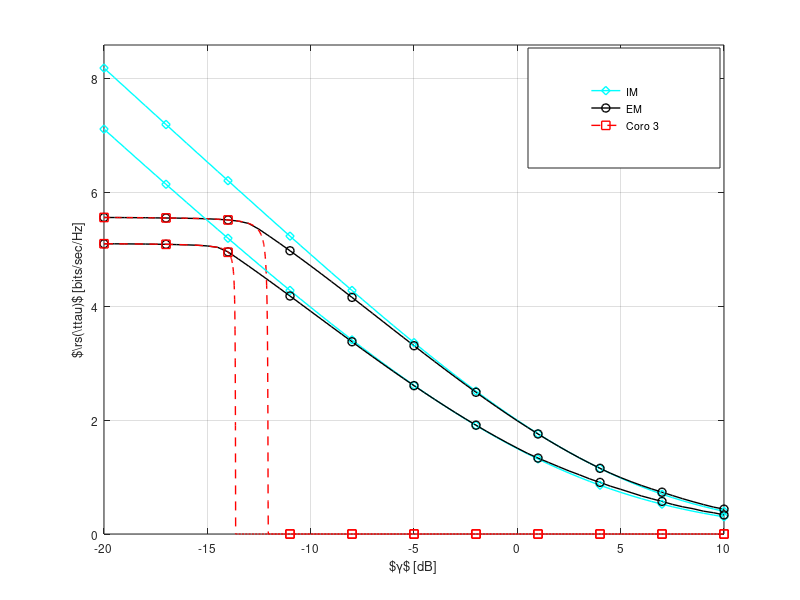

The MATLAB source for this figure: (Note: this script raises an error after producing the figure.)
%                                
%        Description: This m-file considers the variation of optimum throughput
%        determined from the Estimation-Throughput tradeoff for the fading channel.  
%        (When an outage constraint is established over the power received at PR)      
%
%        Clearly the regulated power is distributed according non central
%        chi-2 distribution. However to simplify the analysis we
%        approximate the non central distribution against the Gamma
%        distribution.
%        
%        The simulation is performed to show the following:
%        1) Analyse the optimum throughput vs received SNR
%
%        Created on: 04.08.15
%        Revision History: 04.08.15 --> File generated   
%  
%%%%%%%%%%%%%%%%%%%%%%%%%%%%%%%%%%%%%%%%%%%%%%%%%%%%%%%%%%%%%%%%%%%%%%%%%%%

clear all;
close all;
clc;

                                              % Enable( = 1) to perform simulation, theoretical analysis
th = 00;                                      % disable ( = 0) to plot curves, data is read from a file
alt = 00;                                     % Theoretical anaylsis is also included of simulation as
                                              % numerical integration is involved
                                              
%%%%%%%%%%%%%%%%%%%%%%%%%%%%%%%%%%%%%%%%%%%%%%%%%%%%%%%%%%%%%%%%%%%%%%%%%%%
%   Parameters
%%%%%%%%%%%%%%%%%%%%%%%%%%%%%%%%%%%%%%%%%%%%%%%%%%%%%%%%%%%%%%%%%%%%%%%%%%%
P_tran = +00;                                        % Power transmitted by PR, the SNR received at ST can be 
                                                     % varried using this parameter
noise_power = -100;                                  % noise power -100 dBm
I_T = -110;                                          % Interference temperature -80 dBm
f_s = 1e6;                                           % 1 MHz one band
K = 0.1 * f_s;                                       % K = Total number of samples in a frame = T * f_s, T = 100 ms WRAN standard
%alpha_true_p1 = [120:-0.5:112.5,112.4:-0.01:90];    % (alt, m = 5) True Path loss between ST and PR  to achieve P_p = IT  
alpha_true_p1 = [120:-0.5:114.5,114.4:-0.01:90];    % (alt, m = 1) True Path loss between ST and PR  to achieve P_p = IT  
%alpha_true_p1 = [120:-0.5:90];                       % True Path loss between ST and PR  to achieve P_p = IT  
alpha_true_p2 = 090;
alpha_true_s = 080;                                  % True Path loss between ST and SR  to achieve P_p = IT  
epsilon = [0.10];                                    % Outage Probability constraint at PR


m_p = 1;                                             % Number of realizations of channel for the link ST-PR
m_s = 1;                                             % Number of realizations of channel for the link ST-SR 
P_reg_max = 10.^(-[00 10]/10);                        % Maximum Transmit Power Constraint
P_reg_min = 10^(-30/10);                             % Minimum Transmit Power Constraint

N_s = 10;                                            % Number of Pilot Symobols 

Opt_Exp_R_th = zeros(length(P_reg_max),...
    length(alpha_true_p1));                           % Optimum Expected throughput  
Opt_N_th = zeros(length(P_reg_max),...
    length(alpha_true_p1));                           % Optimum Estimation time  
Opt_P_reg_th = zeros(length(P_reg_max),...
    length(alpha_true_p1));                           % Optimum Controlled Power 
Opt_Exp_R_ga_th = zeros(length(P_reg_max),...
    length(alpha_true_p1));                           % Optimum Expected throughput  
Opt_N_ga_th = zeros(length(P_reg_max),...
    length(alpha_true_p1));                           % Optimum Estimation time  
Opt_P_reg_ga_th = zeros(length(P_reg_max),...
    length(alpha_true_p1));                           % Optimum Controlled Power 

snr = 10^(P_tran/10) * 10.^(-alpha_true_p1/10)...     % snr received at the PR
    / 10^(noise_power/10);


%%%%%%%%%%%%%%%%%%%%%%%%%%%%%%%%%%%%%%%%%%%%%%%%%%%%%%%%%%%%%%%%%%%%%%%%%%%
%   Theoretical analysis
%%%%%%%%%%%%%%%%%%%%%%%%%%%%%%%%%%%%%%%%%%%%%%%%%%%%%%%%%%%%%%%%%%%%%%%%%%%
if th  
    %% Theoretical parameters
    N_th = [10:1:39,40:5:100,110:10:500,520:30:3000];%,3000:100:10000];  % N = Total of samples used for estimation = tau * f_s (ms)
    num_tp = 5000;                             % Number of test points
    P_reg_th = zeros(1, length(N_th));          % Expected power regulated by ST
    Exp_R_th = zeros(1, length(N_th));          % Expected Throughput
    P_reg_ga_th = zeros(1,length(N_th));        % Expected power regulated by ST (applying Gamma Approximation)
    Exp_R_ga_th = zeros(1,length(N_th));        % Expected throughput (applying Gamma Approximation) 
    
    for i = 1:length(P_reg_max)    
       disp(strcat('P_reg_max = ',num2str(P_reg_max(i))));             

       for j = 1:length(snr)
           disp(strcat('snr = ',num2str(10*log10(snr(j)))));      
           parfor k=1:length(N_th)       
               %disp(strcat('N_th = ',num2str(N_th(k))));             

               P_reg_tmp = 0;
               P_reg_ga_tmp = 0;
               if 1 %% Method 2  -- Working But takes to long       
                    P_reg_tp = linspace(P_reg_max(i), P_reg_min, num_tp);
                    for l = 1:1:num_tp                      
                        func_prcvd = @(t) gammainc((10^(I_T/10) * 10^(P_tran/10)/P_reg_tp(l)...
                            + 10^(noise_power/10))./(10^(noise_power/10)/N_th(k)...
                            * (2 + 4 * t * snr(j))./(1 + t * snr(j))),...
                            N_th(k) * (1 + t * snr(j)).^2./(2 + 4 * t * snr(j)))*...
                            1/gamma(m_p) .* t.^(m_p - 1) * m_p^(m_p) .* exp(-m_p * t);
                        result = integral(func_prcvd, 0, 100);                
                        if result >= (1 - epsilon)
                            P_reg_tmp = P_reg_tp(l);                    
                            break;
                        end
                    end
                    P_reg_tmp =  min(P_reg_max(i), P_reg_tmp);
                               

                  %% Expected Rate
                    if 0
                        func_r_em = @(u) (K- N_th(k))/K * log2(1 + u * P_reg_tmp * 10^(-alpha_true_s/10) /...
                            10^(noise_power/10)) *...
                        1/gamma(m_s) * m_s^(m_s) .* u.^(m_s - 1) .* exp(-m_s * u);
                        Exp_R_th(k) = integral(func_r_em, 0, 100);
                    end
                    C_1 = calc_capacities_fad(10^(-alpha_true_p2/10)/10^(noise_power/10),...
                       10^(-alpha_true_s/10), P_reg_tmp, 10^(noise_power/10), N_th(k), N_s, m_p, m_s);
                    Exp_R_th(k) = (K- N_th(k))/K * C_1;
    
                    P_reg_th(k) = P_reg_tmp;
                        
                    %disp(strcat('Exp_R_th(k) = ',num2str(Exp_R_th(k)))); 
                    %disp(strcat('P_reg_th(k) = ',num2str(P_reg_th(k))));
               end

               if 0  %% Method 3 -- Approximating the first two moments of the distribution for Prcvd with 
                     %% the moments of Gamma distribution -- Not so Accurate for low SNR and for N > 1000

                    %% The mean and variance are determined from the moment generating function 
                    mean_nc = 10^(noise_power/10) * (1 + m_p * snr(j));
                    var_nc =  (10^(noise_power/10))^2/N_th(k) * (2 * + 4 * m_p *...
                        snr(j) + N_th(k) * m_s * (snr(j))^2);
                    % Parameters for Gamma distribution 
                    b = var_nc / mean_nc;
                    a = mean_nc / b;
                    P_reg_ga_tmp = 10^(I_T/10) * 10^(P_tran/10) / (b * gammaincinv((1 - epsilon),a) - 10^(noise_power/10));       
                %    P_reg_ga_tmp =  min(P_reg_max(i), P_reg_ga_tmp);
                    P_reg_ga_tmp =  max(P_reg_max(i), P_reg_ga_tmp);

                    
                  %% Expected Rate
                    if 0
                        func_r_em = @(u) (K- N_th(k))/K * log2(1 + u * P_reg_ga_tmp * 10^(-alpha_true_s/10) /...
                            10^(noise_power/10)) *...
                            1/gamma(m_s) * m_s^(m_s) .* u.^(m_s - 1) .* exp(-m_s * u);
                        Exp_R_ga_th(k) = integral(func_r_em, 0, 100);
                    end
                    C_1 = calc_capacities_fad(10^(-alpha_true_p2/10)/10^(noise_power/10),...
                        10^(-alpha_true_s/10), P_reg_ga_tmp, 10^(noise_power/10), N_th(k), N_s, m_p, m_s);
                    Exp_R_ga_th(k) = (K- N_th(k))/K * C_1;
                    P_reg_ga_th(k) = P_reg_ga_tmp;
                    %disp(strcat('Exp_R_ga_th(k) = ',num2str(Exp_R_ga_th(k)))); 
                    %disp(strcat('P_reg_ga_th(k) = ',num2str(P_reg_ga_th(k))));
               end 
            end
            %%%%%%%%%%%%%%%%%%%%%%%%%%%%%%%%%%%%%%%%%%%%%%%%%%%%%%%%%%%%%%%%%%%%%%%%%%%
            %   Finding optimum estimation time
            %%%%%%%%%%%%%%%%%%%%%%%%%%%%%%%%%%%%%%%%%%%%%%%%%%%%%%%%%%%%%%%%%%%%%%%%%%%
            % Optimum throughput for the ideal model
            [Opt_Exp_R_th(i,j) index] = max(Exp_R_th);
            Opt_P_reg_th(i,j) = P_reg_th(index);
            Opt_N_th(i,j) = N_th(index);            
            [Opt_Exp_R_ga_th(i,j) index] = max(Exp_R_ga_th);
            Opt_P_reg_ga_th(i,j) = P_reg_ga_th(index);
            Opt_N_ga_th(i,j) = N_th(index);
            
            disp(strcat('Opt_Exp_R_th = ',num2str(Opt_Exp_R_th(i,j)))); 
            disp(strcat('Opt_N_th = ',num2str(Opt_N_th(i,j))));
            disp(strcat('Opt_P_reg_th = ',num2str(Opt_P_reg_th(i,j))));
            disp(strcat('Opt_Exp_R_ga_th = ',num2str(Opt_Exp_R_ga_th(i,j)))); 
            disp(strcat('Opt_N_ga_th = ',num2str(Opt_N_ga_th(i,j))));                     
            disp(strcat('Opt_P_reg_ga_th = ',num2str(Opt_P_reg_ga_th(i,j))));
            save('results_opt_thr_vs_SNR_fading_m1_e10_SI_10_th.mat');
       end
   end
   quit;
end
if alt
    N_alt = 10:10:100000;   
    Exp_opt_R_alt = zeros(length(snr), length(P_reg_max));
    N_alt_opt = zeros(length(snr), length(P_reg_max));
    temp = zeros(1, length(N_alt));
    for j = 1:length(P_reg_max)
        for k = 1:length(snr)
           disp(strcat('snr = ',num2str(10*log10(snr(k)))));      
            parfor l=1:length(N_alt)
               warning off;     
               func_prcvd = @(t) gammainc((10^(I_T/10) * 10^(P_tran/10)/P_reg_max(j)...
                    + 10^(noise_power/10))./(10^(noise_power/10)/N_alt(l)...
                    * (2 + 4 * t * snr(k))./(1 + t * snr(k))),...
                    N_alt(l) * (1 + t * snr(k)).^2./(2 + 4 * t * snr(k)), 'upper')*...
                    1/gamma(m_p) .* t.^(m_p - 1) * m_p^(m_p) .* exp(-m_p * t);

              %% Determine the SNR that achieves the outage probability
                temp(l) = integral(func_prcvd, 0, 100);
            end                          

           [value index] = min(abs(temp - epsilon));  
           index;
           N_alt_opt(k,j) = N_alt(index); 
           if index ~= length(N_alt) & index ~= 1
               C_1  = calc_capacities_fad(10^(-alpha_true_p2/10)/10^(noise_power/10),...
                        10^(-alpha_true_s/10), P_reg_max(j), 10^(noise_power/10), N_alt(index), N_s, m_p, m_s);
               Exp_opt_R_alt(k,j) = (K - N_alt(index))/K * C_1;
           else
               break;
           end
        disp(strcat('N_alt_opt(k,j) = ',num2str(N_alt_opt(k,j))));
        disp(strcat('Exp_opt_R_alt(k,j) = ',num2str(Exp_opt_R_alt(k,j))));
        save('results_opt_thr_vs_SNR_fading_m1_e10_SI_10_alt.mat');
        end
    end
    quit;
end

%%%%%%%%%%%%%%%%%%%%%%%%%%%%%%%%%%%%%%%%%%%%%%%%%%%%%%%%%%%%%%%%%%%%%%%%%%%
%   Plot curves theoretical analysis
%%%%%%%%%%%%%%%%%%%%%%%%%%%%%%%%%%%%%%%%%%%%%%%%%%%%%%%%%%%%%%%%%%%%%%%%%%%
%% Secondary Interference (SI) = 0 dBm 
ver_paper = 1;       % = 1, Corresponds to the changes according to TCCN paper          
                     % = 0, Correspoonds to the changes as per the diss
if ver_paper == 1
    ideal_linewidth = 1;
else
    ideal_linewidth = 2;
end 
                    
if 1
    %% m = 5
    load('results_opt_thr_vs_SNR_fading_m5_e10_SI_00_th.mat');
    marker_index = 1:5:length(snr);
    SNR = 10*log10(snr);
    

    %pbaspect([1 0.3 1]);
    Fontsize = 8.5;
    %% Ideal Model
    %% Outage constraint on the contolled power
    Exp_R_id = zeros(length(epsilon), length(SNR));
    P_reg_id =  zeros(length(epsilon), length(SNR));
    for i = 1:length(epsilon) 
        for j = 1:length(SNR)

               %P_reg_id = 10^(I_T/10) / 10^(-alpha_true_p(j)/10) / log(1/(epsilon(i)));                
               P_reg_id(j) = 10^(I_T/10) * m_p / 10^(-alpha_true_p1(j)/10) / gammaincinv(epsilon(i), m_p, 'upper');
               %P_reg_id =  min(P_reg_max, P_reg_id);
               P_reg_id(j) =  max(P_reg_min, P_reg_id(j));
               func_r_id = @(u, t) log2(1 + P_reg_id(j) * u *  10^(-alpha_true_s/10)...
                    ./ (10^(noise_power/10)  + t * 10^(-alpha_true_p2/10))) .*...
                    1/gamma(m_s) * m_s^(m_s) .* u.^(m_s - 1) .* exp(-m_s * u) .*...
                    1/gamma(m_p) * m_p^(m_p) .* t.^(m_p - 1) .* exp(-m_p * t);
               Exp_R_id(i,j) = integral2(func_r_id, 0, 100, 0, 100); 
        end
    end
    h1 = plot(SNR, Exp_R_id(1,:), 'c', 'LineWidth', ideal_linewidth);
    hold on,
    h2 = plot(SNR, Opt_Exp_R_th(1,:), 'k', 'LineWidth', 1);
    if ver_paper
        hold on,
        gap = 12;
        downsampled = 1:ceil(length(SNR)/gap):length(SNR);
        plot(SNR(downsampled), Exp_R_id(1, downsampled), 'cd', 'LineWidth', 1);
        lp1 = plot(0,0,'-c','Marker','d', 'LineWidth', 1, 'visible','off');
    end

    if ver_paper            
        hold on,
        plot(SNR(downsampled), Opt_Exp_R_th(1,downsampled), 'ko', 'LineWidth', 1);
        lp2 = plot(0,0,'-k','Marker','o', 'LineWidth', 1, 'visible','off');        
    end

    %hold on,
    %plot(SNR, Opt_Exp_R_th(2,:), 'k', 'LineWidth', 1);
    if 0
        hold on,
        plot(SNR(marker_index), Exp_R_id(1,marker_index), 's', 'LineWidth', 1);
        hold on,
        plot(SNR(marker_index), Opt_Exp_R_th(1,marker_index), 's', 'LineWidth', 1);
        hold on,
        plot(SNR(marker_index), Opt_Exp_R_th(2,marker_index), 's', 'LineWidth', 1);
    end
    %hold on,
    %h3 = plot(SNR, Opt_Exp_R_ga_th(1,:), 'k--', 'LineWidth', 1);
    Ymax = max(Exp_R_id(1,:));
    
    if 01
        %% Alternative Strategy --- With no power control
        load('results_opt_thr_vs_SNR_fading_m5_e10_SI_00_alt.mat');
        hold on,
        SNR_alt = (10*log10(snr))';
        h3  = plot(SNR_alt, Exp_opt_R_alt(:,1), 'r--', 'LineWidth', 1);   
        if ver_paper
            downsampled_alt = [];
            for i = downsampled
                downsampled_alt(end + 1) = find(SNR_alt == SNR(i));
            end
            hold on,
            plot(SNR_alt(downsampled_alt), Exp_opt_R_alt(downsampled_alt,1), 'rs', 'LineWidth', 1);
            lp3 = plot(0,0,'--r','Marker','s', 'LineWidth', 1, 'visible','off');
        end
        %hold on,
        %plot(SNR_alt, Exp_opt_R_alt(:,2), 'r--', 'LineWidth', 1);
    end
end

if 1

    %% m = 1
    load('results_opt_thr_vs_SNR_fading_m1_e10_SI_00_th.mat');
    SNR = 10*log10(snr);
    %% Ideal Model
    %% Outage constraint on the contolled power
    Exp_R_id = zeros(length(epsilon), length(SNR));
    P_reg_id =  zeros(length(epsilon), length(SNR));   
    for i = 1:length(epsilon) 
        for j = 1:length(SNR)

               %P_reg_id = 10^(I_T/10) / 10^(-alpha_true_p(j)/10) / log(1/(epsilon(i)));                
               P_reg_id(j) = 10^(I_T/10) * m_p / 10^(-alpha_true_p1(j)/10) / gammaincinv(epsilon(i), m_p, 'upper');
               %P_reg_id =  min(P_reg_max, P_reg_id);
               P_reg_id(j) =  max(P_reg_min, P_reg_id(j));
               func_r_id = @(u, t) log2(1 + P_reg_id(j) * u *  10^(-alpha_true_s/10)...
                    ./ (10^(noise_power/10)  + t * 10^(-alpha_true_p2/10))) .*...
                    1/gamma(m_s) * m_s^(m_s) .* u.^(m_s - 1) .* exp(-m_s * u) .*...
                    1/gamma(m_p) * m_p^(m_p) .* t.^(m_p - 1) .* exp(-m_p * t);
               Exp_R_id(i,j) = integral2(func_r_id, 0, 100, 0, 100); 
        end
    end
    hold on,
    plot(SNR, Exp_R_id(1,:), 'c', 'LineWidth', ideal_linewidth);
    hold on,
    plot(SNR, Opt_Exp_R_th(1,:), 'k', 'LineWidth', 1);
    if ver_paper
        hold on,
        plot(SNR(downsampled), Exp_R_id(1, downsampled), 'cd', 'LineWidth', 1);
        hold on,
        plot(SNR(downsampled), Opt_Exp_R_th(1,downsampled), 'ko', 'LineWidth', 1);
    end
    %hold on,
    %plot(SNR, Opt_Exp_R_th(2,:), 'k', 'LineWidth', 1);
    if 0
        hold on,
        plot(SNR(marker_index), Exp_R_id(1,marker_index), 's', 'LineWidth', 1);
        hold on,
        plot(SNR(marker_index), Opt_Exp_R_th(1,marker_index), 's', 'LineWidth', 1);
        hold on,
        plot(SNR(marker_index), Opt_Exp_R_th(2,marker_index), 's', 'LineWidth', 1);
    end
    %hold on,
    %plot(SNR, Opt_Exp_R_ga_th(1,:), 'k--', 'LineWidth', 1);

end

if 01
    %% Alternative Strategy --- With no power control
    load('results_opt_thr_vs_SNR_fading_m1_e10_SI_00_alt.mat');
    hold on,
    SNR_alt = (10*log10(snr))';
    plot(SNR_alt, Exp_opt_R_alt(:,1), 'r--', 'LineWidth', 1);
    if ver_paper
        downsampled_alt = [];
        for i = downsampled
            downsampled_alt(end + 1) = find(SNR_alt == SNR(i));
        end
        hold on,
        plot(SNR_alt(downsampled_alt), Exp_opt_R_alt(downsampled_alt,1), 'rs', 'LineWidth', 1);    
    end
    %hold on,
    %plot(SNR_alt, Exp_opt_R_alt(:,2), 'r--', 'LineWidth', 1);
end


grid on;
axis([min(SNR) max(SNR) 0 8.5 * 1.01]);
ylabel('$\rs(\ttau)$ [bits/sec/Hz]','FontSize',Fontsize);
xlabel('$\gamma$ [dB]','FontSize',Fontsize);
if ver_paper
    hl = legend([lp1 lp2 lp3],'IM', 'EM', 'Coro 3');
else
    hl = legend([h1 h2 h3],'IM', 'EM', 'Coro 3');
end
%set(hl, 'position',[0.725 0.12 0.15 0.31]);
set(hl, 'position',[0.66 0.72 0.24 0.2]);
set(gca,'FontSize',Fontsize);
 
if 0
    %%%% Zommed Image %%%%%
    % create a new pair of axes inside current figure
    ax = axes('Position',[.52 .52 .32 .32]);
    box on; % put box around new pair of axes
    child_gca = get(gca,'Children');

    [value indexOfInterest] = find(SNR <= 1 & SNR >= 0);
    index = 2;
    plot(SNR(indexOfInterest), Exp_opt_R_th(index,indexOfInterest), 'k', 'LineWidth', 1); % plot on new axes
    hold on,
    plot(SNR(indexOfInterest), Exp_opt_R_ga_th(index,indexOfInterest), 'k--', 'LineWidth', 1); 
    hold on,
    plot(SNR(indexOfInterest), Exp_R_id(index,indexOfInterest), 'c', 'LineWidth', 1); 
    ylabel(gca, '$\rs(\ttau)$','FontSize',Fontsize);
    xlabel(gca, '$\gamma$','FontSize',Fontsize);
    set(ax, 'XTick', [0 0.5 1]);
    set(ax, 'YTick', [1.8 1.9 2.0]);
    axis(ax, [min(SNR(indexOfInterest)) max(SNR(indexOfInterest))...
        min(Exp_opt_R_ga_th(index,(indexOfInterest)))  max(Exp_R_id(index, indexOfInterest)) * 1]);
    th = title('Zoom');
    set(ht, 'Position', [0.5 0.2]);
end

if 01
    if ver_paper
        laprint(1, '../figures/fig_opt_thr_vs_SNR_SI_00_fading', 'options', 'factory', 'width', 8, 'scalefonts',...
            'on', 'factor',0.5, 'keepfontprops', 'on');
    else
        laprint(1, '../figures/fig_opt_thr_vs_SNR_SI_00_fading_diss', 'options', 'factory', 'width', 8, 'scalefonts',...
            'on', 'factor',0.5, 'keepfontprops', 'on');
    end
end

%% Secondary Interference (SI) = -10 dBm 
figure(2);
if 1
    %% m = 5
    load('results_opt_thr_vs_SNR_fading_m5_e10_SI_10_th.mat');
    marker_index = 1:5:length(snr);
    SNR = 10*log10(snr);

    %pbaspect([1 0.3 1]);
    Fontsize = 8.5;
    %% Ideal Model
    %% Outage constraint on the contolled power
    Exp_R_id = zeros(length(epsilon), length(SNR));
    P_reg_id =  zeros(length(epsilon), length(SNR));
    for i = 1:length(epsilon) 
        for j = 1:length(SNR)

               %P_reg_id = 10^(I_T/10) / 10^(-alpha_true_p(j)/10) / log(1/(epsilon(i)));                
               P_reg_id(j) = 10^(I_T/10) * m_p / 10^(-alpha_true_p1(j)/10) / gammaincinv(epsilon(i), m_p, 'upper');
               %P_reg_id =  min(P_reg_max, P_reg_id);
               P_reg_id(j) =  max(P_reg_min, P_reg_id(j));
               func_r_id = @(u, t) log2(1 + P_reg_id(j) * u *  10^(-alpha_true_s/10)...
                    ./ (10^(noise_power/10)  + t * 10^(-alpha_true_p2/10))) .*...
                    1/gamma(m_s) * m_s^(m_s) .* u.^(m_s - 1) .* exp(-m_s * u) .*...
                    1/gamma(m_p) * m_p^(m_p) .* t.^(m_p - 1) .* exp(-m_p * t);
               Exp_R_id(i,j) = integral2(func_r_id, 0, 100, 0, 100); 
        end
    end
    h1 = plot(SNR, Exp_R_id(1,:), 'c', 'LineWidth', ideal_linewidth);
    hold on,
    if ver_paper
        plot(SNR(downsampled), Exp_R_id(1, downsampled), 'cd', 'LineWidth', 1);
        lp1 = plot(0,0,'-c','Marker','d', 'LineWidth', 1, 'visible','off');
    end
    hold on,
    h2 = plot(SNR, Opt_Exp_R_th(1,:), 'k', 'LineWidth', 1);
    hold on,
    if ver_paper
        plot(SNR(downsampled), Opt_Exp_R_th(1,downsampled), 'ko', 'LineWidth', 1);
        lp2 = plot(0,0,'-k','Marker','o', 'LineWidth', 1, 'visible','off');
    end

    %hold on,
    %plot(SNR, Opt_Exp_R_th(2,:), 'k', 'LineWidth', 1);
    %hold on,
    %h3 = plot(SNR, Opt_Exp_R_ga_th(1,:), 'k--', 'LineWidth', 1);
    Ymax = max(Exp_R_id(1,:));
    if 0
        hold on,
        plot(SNR(marker_index), Exp_R_id(1,marker_index), 's', 'LineWidth', 1);
        hold on,
        plot(SNR(marker_index), Opt_Exp_R_th(1,marker_index), 's', 'LineWidth', 1);
        hold on,
        plot(SNR(marker_index), Opt_Exp_R_th(2,marker_index), 's', 'LineWidth', 1);
        lp3 = plot(0,0,'--r','Marker','s', 'LineWidth', 1, 'visible','off');
    end
end

if 01
    %% Alternative Strategy --- With no power control
    load('results_opt_thr_vs_SNR_fading_m5_e10_SI_10_alt.mat');
    hold on,
    SNR_alt = (10*log10(snr))';
    h3  = plot(SNR_alt, Exp_opt_R_alt(:,1), 'r--', 'LineWidth', 1);
    if ver_paper
        downsampled_alt = [];
        for i = downsampled
            downsampled_alt(end + 1) = find(SNR_alt == SNR(i));
        end
        hold on,
        plot(SNR_alt(downsampled_alt), Exp_opt_R_alt(downsampled_alt,1), 'rs', 'LineWidth', 1); 
    end
    %hold on,
    %plot(SNR_alt, Exp_opt_R_alt(:,2), 'r--', 'LineWidth', 1);
end

if 1

    %% m = 1
    load('results_opt_thr_vs_SNR_fading_m1_e10_SI_10_th.mat');
    SNR = 10*log10(snr);
    %% Ideal Model
    %% Outage constraint on the contolled power
    Exp_R_id = zeros(length(epsilon), length(SNR));
    P_reg_id =  zeros(length(epsilon), length(SNR));   
    for i = 1:length(epsilon) 
        for j = 1:length(SNR)

               %P_reg_id = 10^(I_T/10) / 10^(-alpha_true_p(j)/10) / log(1/(epsilon(i)));                
               P_reg_id(j) = 10^(I_T/10) * m_p / 10^(-alpha_true_p1(j)/10) / gammaincinv(epsilon(i), m_p, 'upper');
               %P_reg_id =  min(P_reg_max, P_reg_id);
               P_reg_id(j) =  max(P_reg_min, P_reg_id(j));
               func_r_id = @(u, t) log2(1 + P_reg_id(j) * u *  10^(-alpha_true_s/10)...
                    ./ (10^(noise_power/10)  + t * 10^(-alpha_true_p2/10))) .*...
                    1/gamma(m_s) * m_s^(m_s) .* u.^(m_s - 1) .* exp(-m_s * u) .*...
                    1/gamma(m_p) * m_p^(m_p) .* t.^(m_p - 1) .* exp(-m_p * t);
               Exp_R_id(i,j) = integral2(func_r_id, 0, 100, 0, 100); 
        end
    end
    hold on,
    plot(SNR, Exp_R_id(1,:), 'c', 'LineWidth', ideal_linewidth);
    if ver_paper
        hold on,
        plot(SNR, Opt_Exp_R_th(1,:), 'k', 'LineWidth', 1);
        hold on,
        plot(SNR(downsampled), Exp_R_id(1, downsampled), 'cd', 'LineWidth', 1);
        hold on,
        plot(SNR(downsampled), Opt_Exp_R_th(1,downsampled), 'ko', 'LineWidth', 1);
    end
    %hold on,
    %plot(SNR, Opt_Exp_R_th(2,:), 'k', 'LineWidth', 1);
    if 0
        hold on,
        plot(SNR(marker_index), Exp_R_id(1,marker_index), 's', 'LineWidth', 1);
        hold on,
        plot(SNR(marker_index), Opt_Exp_R_th(1,marker_index), 's', 'LineWidth', 1);
        hold on,
        plot(SNR(marker_index), Opt_Exp_R_th(2,marker_index), 's', 'LineWidth', 1);
    end
    %hold on,
    %plot(SNR, Opt_Exp_R_ga_th(1,:), 'k--', 'LineWidth', 1);

end

if 01
    %% Alternative Strategy --- With no power control
    load('results_opt_thr_vs_SNR_fading_m1_e10_SI_10_alt.mat');
    hold on,
    SNR_alt = (10*log10(snr))';
    h3  = plot(SNR_alt, Exp_opt_R_alt(:,1), 'r--', 'LineWidth', 1);  
    if ver_paper
        downsampled_alt = [];
        for i = downsampled
            downsampled_alt(end + 1) = find(SNR_alt == SNR(i));
        end
        hold on,
        plot(SNR_alt(downsampled_alt), Exp_opt_R_alt(downsampled_alt,1), 'rs', 'LineWidth', 1); 
    end
    %hold on,
    %plot(SNR_alt, Exp_opt_R_alt(:,2), 'r--', 'LineWidth', 1);
end

grid on;
axis([min(SNR) max(SNR) 0 6 * 1.01]);
ylabel('$\rs(\ttau)$ [bits/sec/Hz]','FontSize',Fontsize);
xlabel('$\gamma$ [dB]','FontSize',Fontsize);
if ver_paper
    hl = legend([lp1 lp2 lp3],'IM', 'EM', 'Coro 3');
else
    hl = legend([h1 h2 h3],'IM', 'EM', 'Coro 3');
end
%set(hl, 'position',[0.725 0.12 0.15 0.31]);
set(hl, 'position',[0.66 0.72 0.24 0.2]);
set(gca,'FontSize',Fontsize);

if 0
    %%%% Zommed Image %%%%%
    % create a new pair of axes inside current figure
    ax = axes('Position',[.52 .52 .32 .32]);
    box on; % put box around new pair of axes
    child_gca = get(gca,'Children');

    [value indexOfInterest] = find(SNR <= 1 & SNR >= 0);
    index = 2;
    plot(SNR(indexOfInterest), Exp_opt_R_th(index,indexOfInterest), 'k', 'LineWidth', 1); % plot on new axes
    hold on,
    plot(SNR(indexOfInterest), Exp_opt_R_ga_th(index,indexOfInterest), 'k--', 'LineWidth', 1); 
    hold on,
    plot(SNR(indexOfInterest), Exp_R_id(index,indexOfInterest), 'c', 'LineWidth', 1); 
    ylabel(gca, '$\rs(\ttau)$','FontSize',Fontsize);
    xlabel(gca, '$\gamma$','FontSize',Fontsize);
    set(ax, 'XTick', [0 0.5 1]);
    set(ax, 'YTick', [1.8 1.9 2.0]);
    axis(ax, [min(SNR(indexOfInterest)) max(SNR(indexOfInterest))...
        min(Exp_opt_R_ga_th(index,(indexOfInterest)))  max(Exp_R_id(index, indexOfInterest)) * 1]);
    th = title('Zoom');
    set(ht, 'Position', [0.5 0.2]);
end
if 1
    if ver_paper
        laprint(2, '../figures/fig_opt_thr_vs_SNR_SI_10_fading', 'options', 'factory', 'width', 8, 'scalefonts',...
            'on', 'factor',0.5, 'keepfontprops', 'on');
    else
        laprint(2, '../figures/fig_opt_thr_vs_SNR_SI_10_fading_diss', 'options', 'factory', 'width', 8, 'scalefonts',...
            'on', 'factor',0.5, 'keepfontprops', 'on');
    end
end

if 0 
    %%%%%%%%%%%%%%%%%%%%%%%%%%%%%%%%%%%%%%%%%%%%%%%%%%%%%%%%%%%%%%%%%%%%%%%%%%%
    %   Optium estimatio time vs SNR
    %%%%%%%%%%%%%%%%%%%%%%%%%%%%%%%%%%%%%%%%%%%%%%%%%%%%%%%%%%%%%%%%%%%%%%%%%%%
    figure(2)
    %load('results_opt_thr_vs_SNR_fading_th.mat');
    points = [1:2:length(snr),26];
    SNR = 10*log10(snr);
    h2 = plot(SNR(points), Opt_N_th(1,(points)) * 1e-3, 'k', 'LineWidth', 1);
    hold on,
    h3 = plot(SNR(points), Opt_N_ga_th(1,points) * 1e-3, 'k--', 'LineWidth', 1);
    hold on,
    h4 = plot(SNR(points), Opt_N_th(2,points) * 1e-3 , 'k', 'LineWidth', 1);
    hold on,
    h5 = plot(SNR(points), Opt_N_ga_th(2,points) * 1e-3, 'k--', 'LineWidth', 1);
    %hold on,
    %h5 = plot(SNR, Opt_N_th(3,:) * 1e-3, 'k', 'LineWidth', 1);
    grid on;
    axis([min(SNR) max(SNR) 0  max(Opt_N_th(1,(points))) * 1e-3]);
    ylabel('$\ttau$ [ms]','FontSize',Fontsize);
    xlabel('$\gamma$ [dB]','FontSize',Fontsize);
    hl = legend([h1 h2 h3],'IM', 'EM', 'Lemma');
    %set(hl, 'position',[0.725 0.12 0.15 0.31]);
    set(hl, 'position',[0.68 0.71 0.22 0.2]);
    set(gca,'FontSize',Fontsize);
    laprint(2, '../figures/fig_opt_est_time_vs_SNR_fading', 'options', 'factory', 'width', 8, 'scalefonts',...
        'on', 'factor',0.5, 'keepfontprops', 'on');
end
